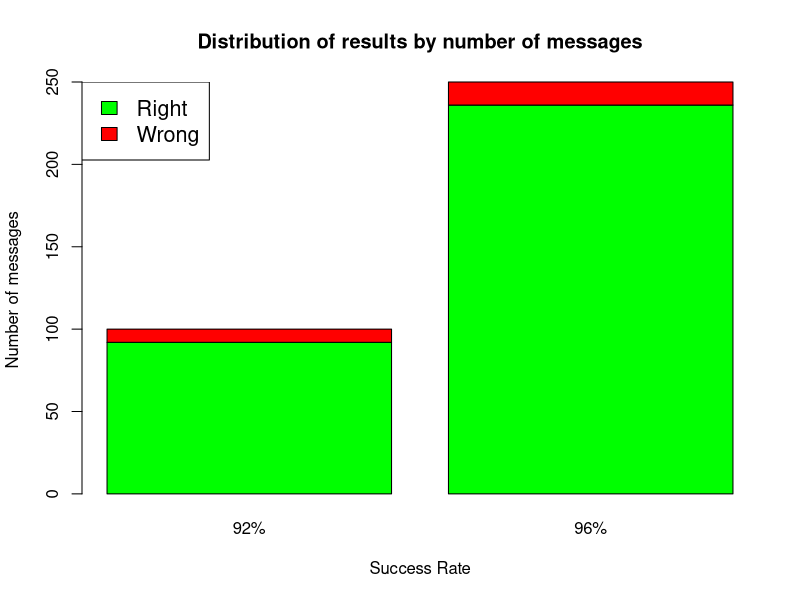
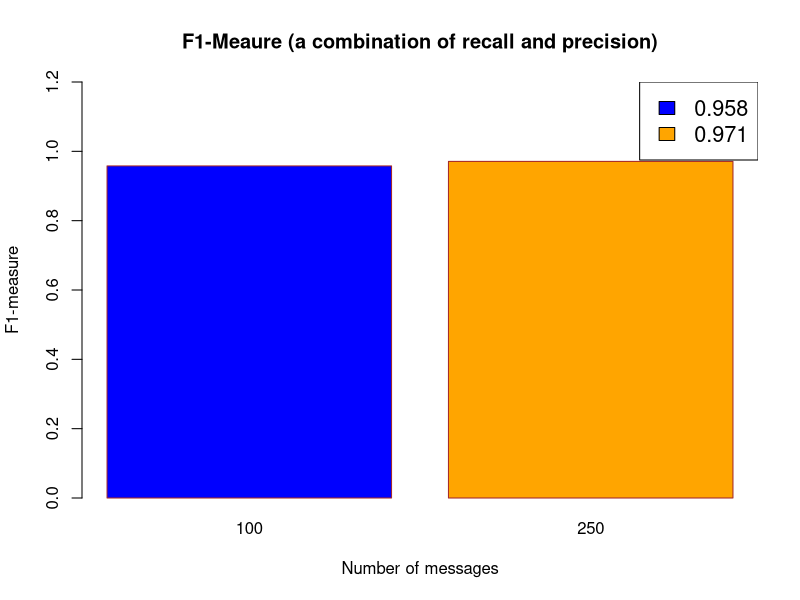

These figures' R source, in order:
info_result <- c(92, 8, 236, 14)
right <- info_result[1]
failed <- info_result[2]
# Create the input vectors.
colors <- c("green","red")
months <- c("92%", "96%")
regions <- c("Right","Wrong")

# Create the matrix of the values.
Values <- matrix(info_result, nrow = 2, ncol = 2)
# Create the bar chart
png(file = "ResultsDistribution.png")
barplot(Values, main = "Distribution of results by number of messages", names.arg = months, xlab = "Success Rate",
		font = 1.5, ylab = "Number of messages", col = colors)
# Add the legend to the chart
legend("topleft", regions, cex = 1.3, fill = colors)

dev.off()



# Create the data for the chart
c <- c(92, 8, 236, 14)

# Give the chart file a name
png(file = "F1-Measure.png")

#Precision = TruePositives / (TruePositives + FalsePositives)
#Recall = TruePositives / (TruePositives + FalseNegatives)
Precision1 <- c[1]/(c[1] + c[2])
Recall1 <- c[1]/(c[1] + 0)
Precision2 <- c[3]/(c[3] + c[4])
Recall2 <- c[3]/(c[3] + 0)

#F-Measure = (2 * Precision * Recall) / (Precision + Recall)
F_Measure1 <- (2 * Precision1 * Recall1)/(Precision1  + Recall1)
F_Measure2 <- (2 * Precision2 * Recall2)/(Precision2 + Recall2)
F_Measure1 <- round(F_Measure1, 3)
F_Measure2 <- round(F_Measure2, 3)

H <- c(F_Measure1, F_Measure2)
M <- c(c[1] + c[2], c[3] + c[4])

F1 <- as.character(F_Measure1)
F2 <- as.character(F_Measure2)
# Plot the bar chart
barplot(H,names.arg=M,xlab="Number of messages",ylab="F1-measure",col=c("blue", "orange"),
		main="F1-Meaure (a combination of recall and precision)",border="brown", ylim=c(0, 1.2))
legend("topright", c(F1, F2), cex = 1.3, fill = c("blue", "orange"))
# Save the file
dev.off()